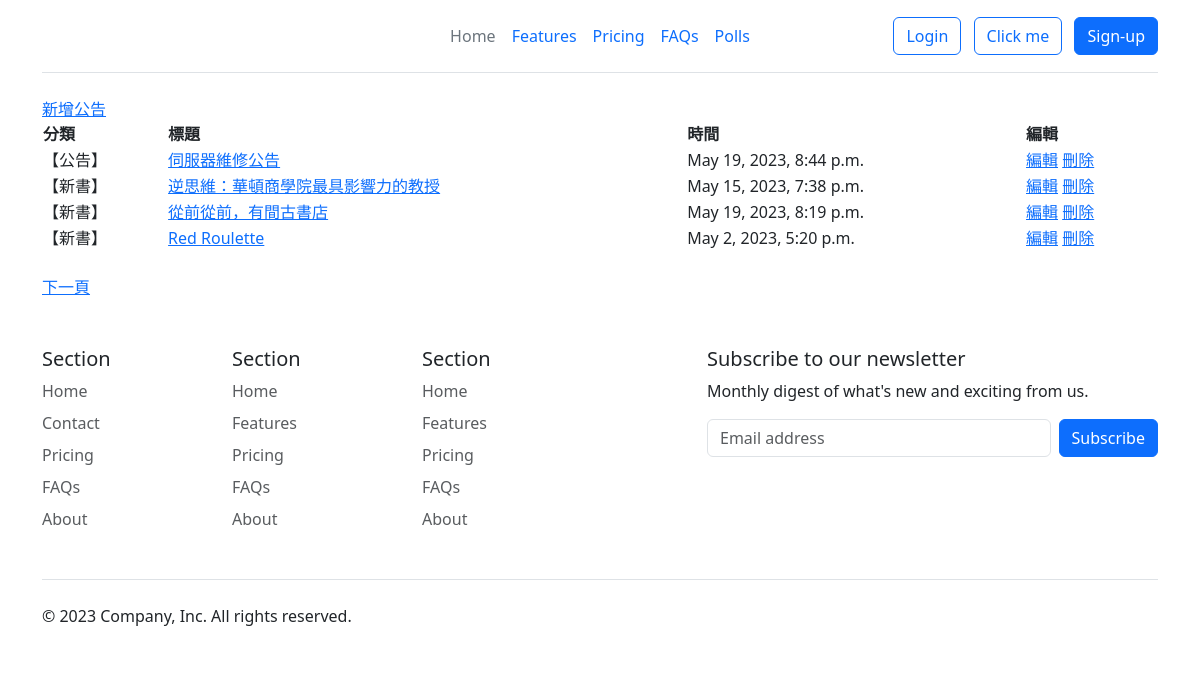
Screenshot of /AnnounceSystem/adminshow/ with the database file from the repository.
### AnnounceSystem/models.py (models this page shows, shortened)
class NewsUnit(models.Model):
    catego = models.CharField(max_length=10, null=False)
    nickname = models.CharField(max_length=20, null=False)
    title = models.CharField(max_length=50, null=False)
    message = models.TextField(null=False)
    pubtime = models.DateTimeField(auto_now=True)
    enabled = models.BooleanField(default=False)
    press = models.IntegerField(default=0)

### AnnounceSystem/views.py (the view)
# urls.py: path('adminshow/', views.adminShow, name='showData'),
def adminShow(request, pageindex=None):
    global page1
    pagesize = 4
    newsall = NewsUnit.objects.all().order_by('-id')
    datasize = len(newsall)
    totpage = math.ceil(datasize / pagesize)
    if pageindex==None:
        page1 = 1
        newsunits = NewsUnit.objects.order_by('-id')[:pagesize]
    elif pageindex=='1':
        start = (page1-2)*pagesize
        if start >= 0:
            newsunits = NewsUnit.objects.order_by('-id')[start:(start+pagesize)]
            page1 -= 1
    elif pageindex=='2':
        start = page1*pagesize
        if start < datasize:
            newsunits = NewsUnit.objects.order_by('-id')[start:(start+pagesize)]
            page1 += 1
    elif pageindex=='3':
        start = (page1-1)*pagesize
        newsunits = NewsUnit.objects.order_by('-id')[start:(start+pagesize)]
    currentpage = page1
    return render(request, "AnnounceSystem/announadmin.html", locals())

### AnnounceSystem/templates/AnnounceSystem/announadmin.html (shortened to what this page needs)
{% extends 'AnnounceSystem/base.html' %}
{% block content %}
<div class="contentbox">
    <table width="100%">
        <tr>
            <a href="{% url 'AnnounceSystem:newsadd' %}" title="新聞編輯">新增公告</a>
            <th align="left">分類</th>
            <th align="left">標題</th>
            <th align="left">時間</th>
            <th align="left">編輯</th>
        </tr>
        {% for unit in newsunits %}
            <tr class="alt">
            <td><div class="typeblock">【{{ unit.catego }}】</div></td>
            <td><a href="{% url 'AnnounceSystem:newsedit' unit.id %}">{{ unit.title }}</a></td>
            <td>{{ unit.pubtime }}</td>
            <td>
                <a href="{% url 'AnnounceSystem:newsedit' unit.id %}" title="新聞編輯">編輯</a>
                <a href="{% url 'AnnounceSystem:newsdelete' unit.id %}" title="新聞刪除">刪除</a>
            </td>
            </tr>
        {% empty %}
            <div class="status warning">
                <p><span>注意</span> 目前新聞資料庫中沒有任何資料！</p>
            </div>
        {% endfor %}
    </table>
    <br>
    <div class="topfunction">
    {% if currentpage < totpage %}
        <a href="{% url 'AnnounceSystem:showData' pageindex=2 %}" title="下一頁">下一頁</a>
    {% endif %}
    </div>
</div>
{% endblock content %}

### rows the page displays
NewsUnit: catego "公告", title "伺服器維修公告", pubtime "May 19, 2023, 8:44 p.m."
NewsUnit: catego "新書", title "逆思維：華頓商學院最具影響力的教授", pubtime "May 15, 2023, 7:38 p.m."
NewsUnit: catego "新書", title "從前從前，有間古書店", pubtime "May 19, 2023, 8:19 p.m."
NewsUnit: catego "新書", title "Red Roulette", pubtime "May 2, 2023, 5:20 p.m."
